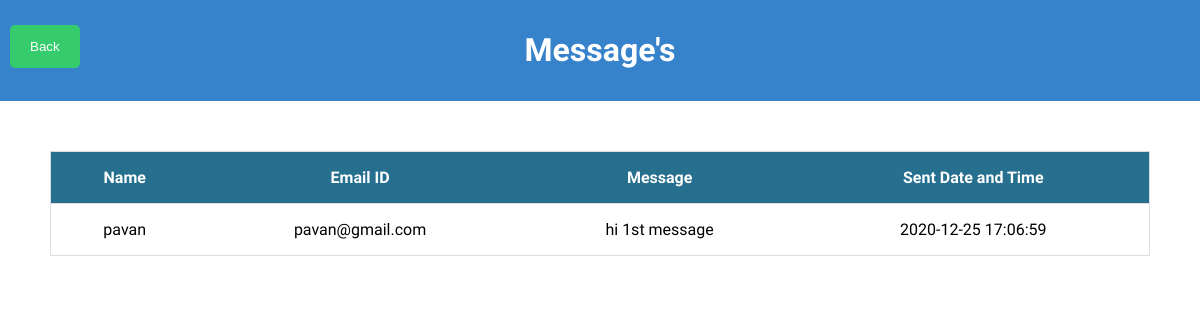
Screenshot of /projs/admin/allmessages.php with the database file from the repository.
### tables this page shows
CREATE TABLE IF NOT EXISTS `contactus` (
  `name` varchar(25) NOT NULL,
  `email` varchar(35) NOT NULL,
  `message` varchar(200) NOT NULL,
  `date` datetime NOT NULL
);

### projs/admin/allmessages.php (the view, shortened to what this page needs)
<?php
require '../config.php';
?>
<!DOCTYPE html>
<html lang="en">
<head>
    <link rel="stylesheet" href="../css/adminstyle.css" />
</head>
<body>
    <div style="background-color: #3683cc; padding: 10px;">
        <a href="./admindash.php"><button class="backbutton" style="position: absolute;">Back</button></a>
        <h1 class="ngoname">
            Message's
        </h1>
    </div>
    <div style="padding:50px">
        <table>
            <thead>
                <th>Name</th>
                <th>Email ID</th>
                <th>Message</th>
                <th>Sent Date and Time</th>
            </thead>
            <tbody>
                <?php
    					$sql="SELECT * FROM `contactus` ORDER BY date DESC";
    					$query=$con->query($sql);
    					while($row=$query->fetch_array()){
    						?>
                <tr>
                    <td>
                        <?php echo $row['name']; ?>
                    </td>
                    <td>
                        <?php echo $row['email']; ?>
                    </td>
                    <td>
                        <?php echo $row['message']; ?>
                    </td>
                    <td>
                        <?php echo $row['date']; ?>
                    </td>
                </tr>
                <?php
    					}
    				?>
            </tbody>
        </table>
    </div>
</body>
</html>

### projs/css/adminstyle.css (style rules this page uses)
table { border-collapse: collapse; border-spacing: 0; width: 100%; }
th { background-color: #266f8f; color: white; text-align: center; padding: 16px; font-family: "Rosario", sans-serif; }
td { text-align: center; padding: 16px; font-family: "Rosario", sans-serif; }
body { margin: 0; }
tr { padding: 10px; margin-top: 10px; text-align: center; border: 1px solid #ddd; }
.ngoname { text-align: center; color: white; font-family: "Rosario", sans-serif; }
.backbutton { border-radius: 5px; background-color: #36cc6d; padding: 14px 20px; color: white; border: none; cursor: pointer; width: auto; float: left; position: fixed; top: 25px; outline: none; }

### rows the page displays
contactus: name "pavan", email "pavan@gmail.com", message "hi 1st message", date "2020-12-25 17:06:59"
